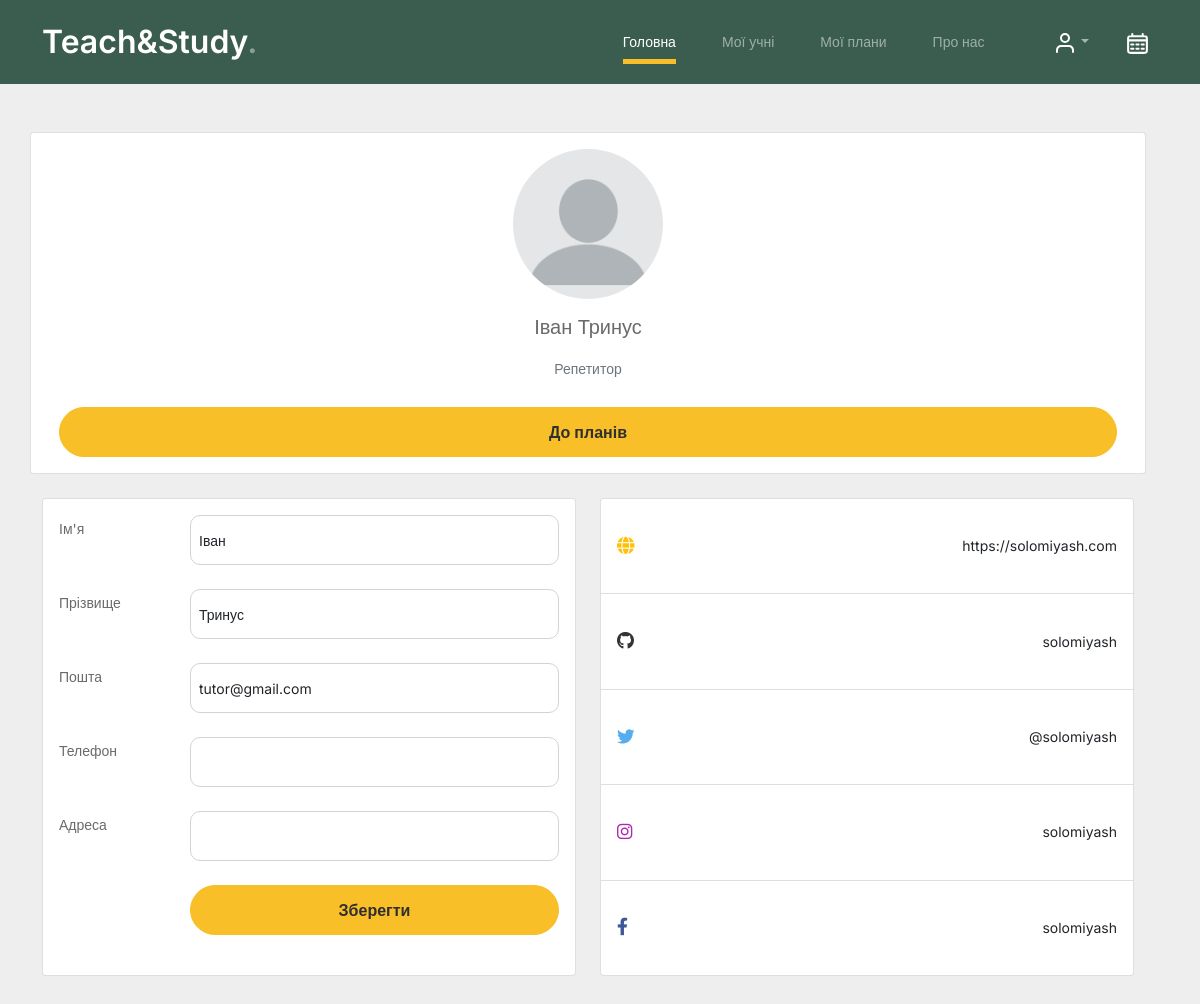
The app's page /profile (signed in) with its own data.
### website/models.py (models this page shows)
class User(db.Model, UserMixin):
    id = db.Column(db.Integer, primary_key=True)
    email = db.Column(db.String(150), unique=True)
    password = db.Column(db.String(150))
    first_name = db.Column(db.String(150))
    last_name = db.Column(db.String(150))
    address = db.Column(db.String(200))
    phone = db.Column(db.String(10), unique=True)
    date_added = db.Column(db.DateTime(timezone=True), default = func.now())
    is_student = db.Column(db.Boolean)
    is_tutor = db.Column(db.Boolean)
    notes = db.relationship('Note')
    student = db.relationship('Student', uselist=False, back_populates='user')
    tutor = db.relationship('Tutor', uselist=False, back_populates='user')

### website/views.py (the view, shortened to what this page needs)
@views.route('/profile', methods=['GET', 'POST'])
@login_required
def profile():
    return render_template("profile.html", user=current_user)

### website/__init__.py (called while the page is built)
def create_app():
    app = Flask(__name__)
    app.config['SECRET_KEY'] = 'hjshjhdjah kjshkjdhjs'
    app.config['SQLALCHEMY_DATABASE_URI'] = f'sqlite:///{DB_NAME}'
    db.init_app(app)
    from .views import views
    from .auth import auth
    app.register_blueprint(views, url_prefix='/')
    app.register_blueprint(auth, url_prefix='/')
    from .models import User, Note
    with app.app_context():
        db.create_all()
        print('db created')
    login_manager = LoginManager()
    login_manager.login_view = 'auth.login'
    login_manager.init_app(app)
    @login_manager.user_loader
    def load_user(id):
        return User.query.get(int(id))
    return app

### website/templates/profile.html (shortened to what this page needs)
{% extends "base.html" %} {% block title %}Профіль{% endblock %}
{% block content %}
<section style="background-color: #eee;">
    <div class="container py-5">
      <div class="row">
        <div class="row">
          <div class="card mb-4">
            <div class="card-body text-center">
              <img src="../static/images/blank-profile-picture.png" alt="avatar"
                class="rounded-circle img-fluid" style="width: 150px;">
              <h5 class="my-3">{{user.first_name}} {{user.last_name}}</h5>
              <p class="text-muted mb-1">
                {% if user.is_student == True%}
                  Учень
                {% else %}
                  Репетитор
                {% endif %}
              </p>
              {% if user.is_student %}
                <a class="btn btn-m btn-secondary" style="width: 100%;">До журналу оцінок</a>
              {% else %}
                <a class="btn btn-m btn-secondary" href="/curriculum"  style="width: 100%;" >До планів</a>
              {% endif %}
            </div>
          </div>
          </div>
        <div class="row mb-4">
              <div class="col-lg-6">
                <div class="card mb-4"style="height: 100%; width: 100%;">
                  <div class="card-body">
                  <form id="userDataForm" method="POST">
                    <div class="row form-outline mb-4">
                      <div class="col-3">
                        <label for="first_name">Ім'я</label>
                      </div>
                      <div class="col-9">
                        <input class="form-control form-control-sm" type="text" id="first_name" name="first_name" style="width: 100%;" value="{{user.first_name}}">
                      </div>
                    </div>
                    <div class="row form-outline mb-4">
                      <div class="col-3">
                        <label for="last_name">Прізвище</label>
                      </div>
                      <div class="col-9">
                        <input class="form-control form-control-sm" type="text" id="last_name" name="last_name" style="width: 100%;" value="{{user.last_name}}">
                      </div>
                    </div>
                    <div class="row form-outline mb-4">
                      <div class="col-3">
                        <label for="email">Пошта</label>
                      </div>
                      <div class="col-9">
                        <input class="form-control form-control-sm" type="text" id="email" name="email" style="width: 100%;" value="{{user.email}}">
                      </div>
                    </div>
                    <div class="row form-outline mb-4">
                      <div class="col-3">
                        <label for="phone">Телефон</label>
                      </div>
                      <div class="col-9">
                        <input class="form-control form-control-sm" type="text" id="phone" name="phone" style="width: 100%;" value="{% if user.phone != None %}{{user.phone}}{% endif %}">
                      </div>
                    </div>
                    <div class="row form-outline mb-4">
                      <div class="col-3">
                        <label for="address">Адреса</label>
                      </div>
                      <div class="col-9">
                        <input class="form-control form-control-sm" type="text" id="address" name="address" style="width: 100%;" value="{% if user.address != None %}{{user.address}}{% endif %}">
                      </div>
                    </div>
                    <div class="row justify-content-end">
                      <div class="col-9">
                        <button class="btn btn-m btn-secondary" style="width: 100%;" type="submit">Зберегти</button>
                      </div>
                    </div>
                </form>
              </div>
            </div>
          </div>
          <div class="col-lg-6">
            <div class="card mb-4 mb-lg-0" style="height: 100%; width: 100%;">
              <div class="card-body p-0">
                <ul class="list-group list-group-flush rounded-3 d-flex flex-column" style="height: 100%;">
                  <li class="list-group-item d-flex justify-content-between align-items-center p-3 flex-grow-1">
                    <p class="mb-0">https://solomiyash.com</p>
                  </li>
                  <li class="list-group-item d-flex justify-content-between align-items-center p-3 flex-grow-1">
                    <p class="mb-0">solomiyash</p>
                  </li>
                  <li class="list-group-item d-flex justify-content-between align-items-center p-3 flex-grow-1">
                    <p class="mb-0">@solomiyash</p>
                  </li>
                  <li class="list-group-item d-flex justify-content-between align-items-center p-3 flex-grow-1">
                    <p class="mb-0">solomiyash</p>
                  </li>
                  <li class="list-group-item d-flex justify-content-between align-items-center p-3 flex-grow-1">
                    <p class="mb-0">solomiyash</p>
                  </li>
                </ul>
              </div>
            </div>
          </div>
        </div>
      </div>
    </div>
  </section>
{% endblock %}

### website/static/css/style.css (style rules this page uses)
body { overflow-x: hidden; position: relative; }
body { font-family: "Inter", sans-serif; font-weight: 400; line-height: 28px; color: #6a6a6a; font-size: 14px; background-color: #eff2f1; }
a { text-decoration: none; -webkit-transition: .3s all ease; -o-transition: .3s all ease; transition: .3s all ease; color: #2f2f2f; text-decoration: underline; }
.btn { font-weight: 600; padding: 12px 30px; border-radius: 30px; color: #ffffff; background: #2f2f2f; border-color: #2f2f2f; }
.btn.btn-secondary { color: #2f2f2f; background: #f9bf29; border-color: #f9bf29; }
.form-control { height: 50px; border-radius: 10px; font-family: "Inter", sans-serif; }

### records on screen
User: first_name "Іван", last_name "Тринус", email "tutor@gmail.com"
